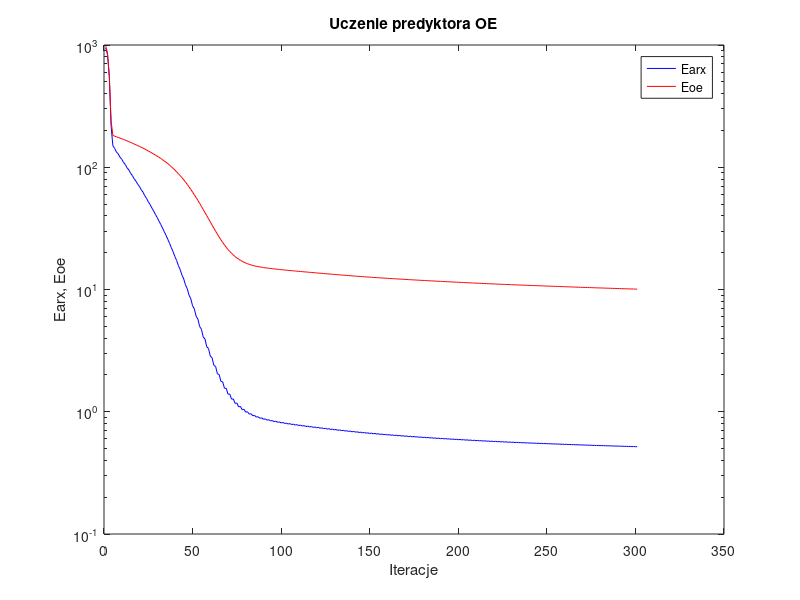
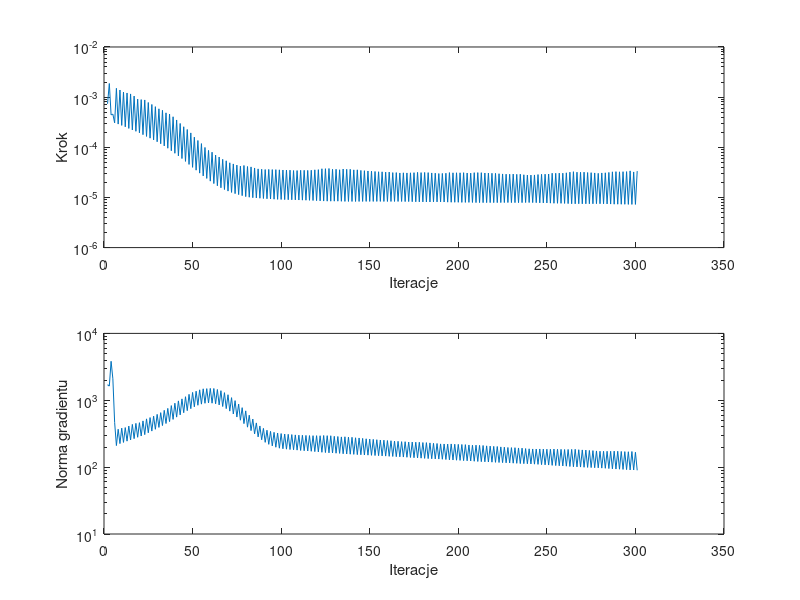

MATLAB code to generate these figures, in order:
%uczenie predyktora oe
clear all;
n=0; farx(n+1)=9.472898e+002; foe(n+1)=9.797752e+002; wspucz(n+1)=0.000000e+000; ng(n+1)=0.000000e+000;
n=1; farx(n+1)=8.321479e+002; foe(n+1)=8.517083e+002; krok(n+1)=7.365069e-004; ng(n+1)=1.709755e+003;
n=2; farx(n+1)=5.505755e+002; foe(n+1)=5.547231e+002; krok(n+1)=1.870456e-003; ng(n+1)=1.629298e+003;
n=3; farx(n+1)=2.179086e+002; foe(n+1)=2.402053e+002; krok(n+1)=4.437427e-004; ng(n+1)=3.826134e+003;
n=4; farx(n+1)=1.499378e+002; foe(n+1)=1.822258e+002; krok(n+1)=4.576195e-004; ng(n+1)=2.094893e+003;
n=5; farx(n+1)=1.428241e+002; foe(n+1)=1.795688e+002; krok(n+1)=3.072763e-004; ng(n+1)=4.669851e+002;
n=6; farx(n+1)=1.331458e+002; foe(n+1)=1.774274e+002; krok(n+1)=1.499941e-003; ng(n+1)=2.100696e+002;
n=7; farx(n+1)=1.287748e+002; foe(n+1)=1.752940e+002; krok(n+1)=2.902986e-004; ng(n+1)=3.688172e+002;
n=8; farx(n+1)=1.210828e+002; foe(n+1)=1.731495e+002; krok(n+1)=1.387045e-003; ng(n+1)=2.248994e+002;
n=9; farx(n+1)=1.164303e+002; foe(n+1)=1.709629e+002; krok(n+1)=2.732662e-004; ng(n+1)=3.828384e+002;
n=10; farx(n+1)=1.095166e+002; foe(n+1)=1.687974e+002; krok(n+1)=1.259664e-003; ng(n+1)=2.342986e+002;
n=11; farx(n+1)=1.054262e+002; foe(n+1)=1.666357e+002; krok(n+1)=2.559644e-004; ng(n+1)=3.902671e+002;
n=12; farx(n+1)=9.907343e+001; foe(n+1)=1.643794e+002; krok(n+1)=1.210454e-003; ng(n+1)=2.447768e+002;
n=13; farx(n+1)=9.520019e+001; foe(n+1)=1.621215e+002; krok(n+1)=2.379126e-004; ng(n+1)=4.114178e+002;
n=14; farx(n+1)=8.929657e+001; foe(n+1)=1.597708e+002; krok(n+1)=1.158294e-003; ng(n+1)=2.548584e+002;
n=15; farx(n+1)=8.566893e+001; foe(n+1)=1.574255e+002; krok(n+1)=2.215284e-004; ng(n+1)=4.355120e+002;
n=16; farx(n+1)=8.048677e+001; foe(n+1)=1.550767e+002; krok(n+1)=1.050435e-003; ng(n+1)=2.666237e+002;
n=17; farx(n+1)=7.712102e+001; foe(n+1)=1.527471e+002; krok(n+1)=2.084136e-004; ng(n+1)=4.514688e+002;
n=18; farx(n+1)=7.276751e+001; foe(n+1)=1.504960e+002; krok(n+1)=9.152390e-004; ng(n+1)=2.796582e+002;
n=19; farx(n+1)=6.968830e+001; foe(n+1)=1.482397e+002; krok(n+1)=1.944840e-004; ng(n+1)=4.621339e+002;
n=20; farx(n+1)=6.551991e+001; foe(n+1)=1.458623e+002; krok(n+1)=8.931057e-004; ng(n+1)=2.921543e+002;
n=21; farx(n+1)=6.259206e+001; foe(n+1)=1.435002e+002; krok(n+1)=1.784716e-004; ng(n+1)=4.914101e+002;
n=22; farx(n+1)=5.853378e+001; foe(n+1)=1.409457e+002; krok(n+1)=8.790130e-004; ng(n+1)=3.062438e+002;
n=23; farx(n+1)=5.572396e+001; foe(n+1)=1.384555e+002; krok(n+1)=1.646626e-004; ng(n+1)=5.269887e+002;
n=24; farx(n+1)=5.221177e+001; foe(n+1)=1.359553e+002; krok(n+1)=7.821151e-004; ng(n+1)=3.262686e+002;
n=25; farx(n+1)=4.958960e+001; foe(n+1)=1.334727e+002; krok(n+1)=1.520709e-004; ng(n+1)=5.509784e+002;
n=26; farx(n+1)=4.642518e+001; foe(n+1)=1.309128e+002; krok(n+1)=7.138862e-004; ng(n+1)=3.459779e+002;
n=27; farx(n+1)=4.396544e+001; foe(n+1)=1.284315e+002; krok(n+1)=1.405774e-004; ng(n+1)=5.789505e+002;
n=28; farx(n+1)=4.116985e+001; foe(n+1)=1.258745e+002; krok(n+1)=6.459813e-004; ng(n+1)=3.681578e+002;
n=29; farx(n+1)=3.883899e+001; foe(n+1)=1.233374e+002; krok(n+1)=1.289459e-004; ng(n+1)=6.152661e+002;
n=30; farx(n+1)=3.634323e+001; foe(n+1)=1.207270e+002; krok(n+1)=5.849309e-004; ng(n+1)=3.927120e+002;
n=31; farx(n+1)=3.415270e+001; foe(n+1)=1.181526e+002; krok(n+1)=1.176687e-004; ng(n+1)=6.528944e+002;
n=32; farx(n+1)=3.184907e+001; foe(n+1)=1.154177e+002; krok(n+1)=5.465324e-004; ng(n+1)=4.186063e+002;
n=33; farx(n+1)=2.975043e+001; foe(n+1)=1.127010e+002; krok(n+1)=1.065485e-004; ng(n+1)=7.072850e+002;
n=34; farx(n+1)=2.773382e+001; foe(n+1)=1.099028e+002; krok(n+1)=4.863026e-004; ng(n+1)=4.490476e+002;
n=35; farx(n+1)=2.577931e+001; foe(n+1)=1.071336e+002; krok(n+1)=9.579321e-005; ng(n+1)=7.558979e+002;
n=36; farx(n+1)=2.387587e+001; foe(n+1)=1.040910e+002; krok(n+1)=4.604034e-004; ng(n+1)=4.794891e+002;
n=37; farx(n+1)=2.200763e+001; foe(n+1)=1.011139e+002; krok(n+1)=8.528034e-005; ng(n+1)=8.322834e+002;
n=38; farx(n+1)=2.036669e+001; foe(n+1)=9.797568e+001; krok(n+1)=4.060559e-004; ng(n+1)=5.174101e+002;
n=39; farx(n+1)=1.862919e+001; foe(n+1)=9.489878e+001; krok(n+1)=7.598256e-005; ng(n+1)=9.037385e+002;
n=40; farx(n+1)=1.726584e+001; foe(n+1)=9.171950e+001; krok(n+1)=3.505202e-004; ng(n+1)=5.597495e+002;
n=41; farx(n+1)=1.566771e+001; foe(n+1)=8.856909e+001; krok(n+1)=6.738910e-005; ng(n+1)=9.786058e+002;
n=42; farx(n+1)=1.455169e+001; foe(n+1)=8.534377e+001; krok(n+1)=2.986037e-004; ng(n+1)=6.047696e+002;
n=43; farx(n+1)=1.311044e+001; foe(n+1)=8.219404e+001; krok(n+1)=5.966581e-005; ng(n+1)=1.049343e+003;
n=44; farx(n+1)=1.220210e+001; foe(n+1)=7.893342e+001; krok(n+1)=2.566675e-004; ng(n+1)=6.515217e+002;
n=45; farx(n+1)=1.090580e+001; foe(n+1)=7.575834e+001; krok(n+1)=5.234435e-005; ng(n+1)=1.129751e+003;
n=46; farx(n+1)=1.015217e+001; foe(n+1)=7.242843e+001; krok(n+1)=2.263251e-004; ng(n+1)=6.994765e+002;
n=47; farx(n+1)=8.982558e+000; foe(n+1)=6.917738e+001; krok(n+1)=4.554340e-005; ng(n+1)=1.226503e+003;
n=48; farx(n+1)=8.389788e+000; foe(n+1)=6.586847e+001; krok(n+1)=1.935115e-004; ng(n+1)=7.489138e+002;
n=49; farx(n+1)=7.361214e+000; foe(n+1)=6.267117e+001; krok(n+1)=3.980988e-005; ng(n+1)=1.310094e+003;
n=50; farx(n+1)=6.928828e+000; foe(n+1)=5.951656e+001; krok(n+1)=1.592886e-004; ng(n+1)=7.986930e+002;
n=51; farx(n+1)=6.052413e+000; foe(n+1)=5.652523e+001; krok(n+1)=3.498787e-005; ng(n+1)=1.366653e+003;
n=52; farx(n+1)=5.730146e+000; foe(n+1)=5.351311e+001; krok(n+1)=1.366331e-004; ng(n+1)=8.416273e+002;
n=53; farx(n+1)=4.976271e+000; foe(n+1)=5.066012e+001; krok(n+1)=3.055278e-005; ng(n+1)=1.433196e+003;
n=54; farx(n+1)=4.735561e+000; foe(n+1)=4.780260e+001; krok(n+1)=1.185248e-004; ng(n+1)=8.751822e+002;
n=55; farx(n+1)=4.093238e+000; foe(n+1)=4.514126e+001; krok(n+1)=2.689352e-005; ng(n+1)=1.483292e+003;
n=56; farx(n+1)=3.933166e+000; foe(n+1)=4.257306e+001; krok(n+1)=9.926586e-005; ng(n+1)=9.012355e+002;
n=57; farx(n+1)=3.400143e+000; foe(n+1)=4.021025e+001; krok(n+1)=2.395025e-005; ng(n+1)=1.492583e+003;
n=58; farx(n+1)=3.294663e+000; foe(n+1)=3.791998e+001; krok(n+1)=8.669030e-005; ng(n+1)=9.128307e+002;
n=59; farx(n+1)=2.849183e+000; foe(n+1)=3.578822e+001; krok(n+1)=2.114892e-005; ng(n+1)=1.503937e+003;
n=60; farx(n+1)=2.768221e+000; foe(n+1)=3.367932e+001; krok(n+1)=7.980756e-005; ng(n+1)=9.041914e+002;
n=61; farx(n+1)=2.395582e+000; foe(n+1)=3.178029e+001; krok(n+1)=1.890200e-005; ng(n+1)=1.499447e+003;
n=62; farx(n+1)=2.348166e+000; foe(n+1)=2.999007e+001; krok(n+1)=6.990770e-005; ng(n+1)=8.864786e+002;
n=63; farx(n+1)=2.045501e+000; foe(n+1)=2.838628e+001; krok(n+1)=1.709205e-005; ng(n+1)=1.448989e+003;
n=64; farx(n+1)=2.016585e+000; foe(n+1)=2.685849e+001; krok(n+1)=6.401041e-005; ng(n+1)=8.518233e+002;
n=65; farx(n+1)=1.768726e+000; foe(n+1)=2.550387e+001; krok(n+1)=1.558595e-005; ng(n+1)=1.390880e+003;
n=66; farx(n+1)=1.755871e+000; foe(n+1)=2.425629e+001; krok(n+1)=5.755042e-005; ng(n+1)=8.064959e+002;
n=67; farx(n+1)=1.557185e+000; foe(n+1)=2.316107e+001; krok(n+1)=1.438760e-005; ng(n+1)=1.299819e+003;
n=68; farx(n+1)=1.553418e+000; foe(n+1)=2.214615e+001; krok(n+1)=5.378705e-005; ng(n+1)=7.499826e+002;
n=69; farx(n+1)=1.391999e+000; foe(n+1)=2.125474e+001; krok(n+1)=1.338477e-005; ng(n+1)=1.209777e+003;
n=70; farx(n+1)=1.395563e+000; foe(n+1)=2.046200e+001; krok(n+1)=4.907344e-005; ng(n+1)=6.879455e+002;
n=71; farx(n+1)=1.267539e+000; foe(n+1)=1.977036e+001; krok(n+1)=1.259797e-005; ng(n+1)=1.094342e+003;
n=72; farx(n+1)=1.273981e+000; foe(n+1)=1.914541e+001; krok(n+1)=4.657599e-005; ng(n+1)=6.243291e+002;
n=73; farx(n+1)=1.171091e+000; foe(n+1)=1.860421e+001; krok(n+1)=1.191521e-005; ng(n+1)=9.872338e+002;
n=74; farx(n+1)=1.179197e+000; foe(n+1)=1.812081e+001; krok(n+1)=4.418089e-005; ng(n+1)=5.614069e+002;
n=75; farx(n+1)=1.096763e+000; foe(n+1)=1.770549e+001; krok(n+1)=1.138543e-005; ng(n+1)=8.772577e+002;
n=76; farx(n+1)=1.105879e+000; foe(n+1)=1.733709e+001; krok(n+1)=4.219311e-005; ng(n+1)=5.035509e+002;
n=77; farx(n+1)=1.039750e+000; foe(n+1)=1.701810e+001; krok(n+1)=1.085468e-005; ng(n+1)=7.749925e+002;
n=78; farx(n+1)=1.047852e+000; foe(n+1)=1.672461e+001; krok(n+1)=4.334515e-005; ng(n+1)=4.472714e+002;
n=79; farx(n+1)=9.926587e-001; foe(n+1)=1.646811e+001; krok(n+1)=1.038706e-005; ng(n+1)=6.943056e+002;
n=80; farx(n+1)=1.000629e+000; foe(n+1)=1.624693e+001; krok(n+1)=4.138280e-005; ng(n+1)=3.960989e+002;
n=81; farx(n+1)=9.562552e-001; foe(n+1)=1.605501e+001; krok(n+1)=1.010485e-005; ng(n+1)=5.979493e+002;
n=82; farx(n+1)=9.637877e-001; foe(n+1)=1.588414e+001; krok(n+1)=4.063871e-005; ng(n+1)=3.517107e+002;
n=83; farx(n+1)=9.268831e-001; foe(n+1)=1.573467e+001; krok(n+1)=9.884595e-006; ng(n+1)=5.235270e+002;
n=84; farx(n+1)=9.342996e-001; foe(n+1)=1.560374e+001; krok(n+1)=3.868786e-005; ng(n+1)=3.146056e+002;
n=85; farx(n+1)=9.034846e-001; foe(n+1)=1.548777e+001; krok(n+1)=9.766516e-006; ng(n+1)=4.584346e+002;
n=86; farx(n+1)=9.107869e-001; foe(n+1)=1.538450e+001; krok(n+1)=3.709122e-005; ng(n+1)=2.834142e+002;
n=87; farx(n+1)=8.844234e-001; foe(n+1)=1.529096e+001; krok(n+1)=9.645404e-006; ng(n+1)=4.125310e+002;
n=88; farx(n+1)=8.914265e-001; foe(n+1)=1.520512e+001; krok(n+1)=3.650218e-005; ng(n+1)=2.564535e+002;
n=89; farx(n+1)=8.681855e-001; foe(n+1)=1.512617e+001; krok(n+1)=9.530562e-006; ng(n+1)=3.800663e+002;
n=90; farx(n+1)=8.749952e-001; foe(n+1)=1.505274e+001; krok(n+1)=3.598915e-005; ng(n+1)=2.348550e+002;
n=91; farx(n+1)=8.541481e-001; foe(n+1)=1.498408e+001; krok(n+1)=9.410994e-006; ng(n+1)=3.565944e+002;
n=92; farx(n+1)=8.607412e-001; foe(n+1)=1.491846e+001; krok(n+1)=3.620311e-005; ng(n+1)=2.191919e+002;
n=93; farx(n+1)=8.415414e-001; foe(n+1)=1.485642e+001; krok(n+1)=9.309975e-006; ng(n+1)=3.426453e+002;
n=94; farx(n+1)=8.480838e-001; foe(n+1)=1.479716e+001; krok(n+1)=3.592136e-005; ng(n+1)=2.077638e+002;
n=95; farx(n+1)=8.302398e-001; foe(n+1)=1.474028e+001; krok(n+1)=9.225986e-006; ng(n+1)=3.315209e+002;
n=96; farx(n+1)=8.367224e-001; foe(n+1)=1.468532e+001; krok(n+1)=3.583315e-005; ng(n+1)=1.984913e+002;
n=97; farx(n+1)=8.199101e-001; foe(n+1)=1.463211e+001; krok(n+1)=9.155646e-006; ng(n+1)=3.238448e+002;
n=98; farx(n+1)=8.263550e-001; foe(n+1)=1.458048e+001; krok(n+1)=3.553324e-005; ng(n+1)=1.919645e+002;
n=99; farx(n+1)=8.104070e-001; foe(n+1)=1.453030e+001; krok(n+1)=9.107769e-006; ng(n+1)=3.176382e+002;
n=100; farx(n+1)=8.168539e-001; foe(n+1)=1.448133e+001; krok(n+1)=3.521996e-005; ng(n+1)=1.882875e+002;
n=101; farx(n+1)=8.016028e-001; foe(n+1)=1.443340e+001; krok(n+1)=9.054721e-006; ng(n+1)=3.128575e+002;
n=102; farx(n+1)=8.080298e-001; foe(n+1)=1.438626e+001; krok(n+1)=3.514435e-005; ng(n+1)=1.856788e+002;
n=103; farx(n+1)=7.933209e-001; foe(n+1)=1.433994e+001; krok(n+1)=9.003600e-006; ng(n+1)=3.095346e+002;
n=104; farx(n+1)=7.997257e-001; foe(n+1)=1.429437e+001; krok(n+1)=3.498787e-005; ng(n+1)=1.833895e+002;
n=105; farx(n+1)=7.854666e-001; foe(n+1)=1.424946e+001; krok(n+1)=8.980339e-006; ng(n+1)=3.067376e+002;
n=106; farx(n+1)=7.918926e-001; foe(n+1)=1.420577e+001; krok(n+1)=3.440034e-005; ng(n+1)=1.817022e+002;
n=107; farx(n+1)=7.781188e-001; foe(n+1)=1.416230e+001; krok(n+1)=8.938206e-006; ng(n+1)=3.033455e+002;
n=108; farx(n+1)=7.844455e-001; foe(n+1)=1.411940e+001; krok(n+1)=3.437390e-005; ng(n+1)=1.796195e+002;
n=109; farx(n+1)=7.710932e-001; foe(n+1)=1.407711e+001; krok(n+1)=8.887598e-006; ng(n+1)=3.005578e+002;
n=110; farx(n+1)=7.773538e-001; foe(n+1)=1.403470e+001; krok(n+1)=3.476335e-005; ng(n+1)=1.775567e+002;
n=111; farx(n+1)=7.642623e-001; foe(n+1)=1.399293e+001; krok(n+1)=8.833238e-006; ng(n+1)=2.997231e+002;
n=112; farx(n+1)=7.704655e-001; foe(n+1)=1.395133e+001; krok(n+1)=3.476335e-005; ng(n+1)=1.758397e+002;
n=113; farx(n+1)=7.576612e-001; foe(n+1)=1.391036e+001; krok(n+1)=8.804989e-006; ng(n+1)=2.979563e+002;
n=114; farx(n+1)=7.638445e-001; foe(n+1)=1.386984e+001; krok(n+1)=3.459210e-005; ng(n+1)=1.744227e+002;
n=115; farx(n+1)=7.513333e-001; foe(n+1)=1.382960e+001; krok(n+1)=8.756691e-006; ng(n+1)=2.963706e+002;
n=116; farx(n+1)=7.574380e-001; foe(n+1)=1.378952e+001; krok(n+1)=3.487580e-005; ng(n+1)=1.726362e+002;
n=117; farx(n+1)=7.451824e-001; foe(n+1)=1.374978e+001; krok(n+1)=8.690837e-006; ng(n+1)=2.954541e+002;
n=118; farx(n+1)=7.511954e-001; foe(n+1)=1.370979e+001; krok(n+1)=3.553324e-005; ng(n+1)=1.706519e+002;
n=119; farx(n+1)=7.391102e-001; foe(n+1)=1.367025e+001; krok(n+1)=8.632369e-006; ng(n+1)=2.955024e+002;
n=120; farx(n+1)=7.450641e-001; foe(n+1)=1.363077e+001; krok(n+1)=3.583315e-005; ng(n+1)=1.690055e+002;
n=121; farx(n+1)=7.332222e-001; foe(n+1)=1.359161e+001; krok(n+1)=8.546025e-006; ng(n+1)=2.948661e+002;
n=122; farx(n+1)=7.390803e-001; foe(n+1)=1.355155e+001; krok(n+1)=3.731275e-005; ng(n+1)=1.667479e+002;
n=123; farx(n+1)=7.272694e-001; foe(n+1)=1.351189e+001; krok(n+1)=8.470861e-006; ng(n+1)=2.972098e+002;
n=124; farx(n+1)=7.330412e-001; foe(n+1)=1.347242e+001; krok(n+1)=3.742939e-005; ng(n+1)=1.652155e+002;
n=125; farx(n+1)=7.214706e-001; foe(n+1)=1.343340e+001; krok(n+1)=8.431791e-006; ng(n+1)=2.954944e+002;
n=126; farx(n+1)=7.271741e-001; foe(n+1)=1.339444e+001; krok(n+1)=3.773212e-005; ng(n+1)=1.636635e+002;
n=127; farx(n+1)=7.157456e-001; foe(n+1)=1.335581e+001; krok(n+1)=8.423638e-006; ng(n+1)=2.946145e+002;
n=128; farx(n+1)=7.213668e-001; foe(n+1)=1.331852e+001; krok(n+1)=3.643108e-005; ng(n+1)=1.628669e+002;
n=129; farx(n+1)=7.103594e-001; foe(n+1)=1.328162e+001; krok(n+1)=8.429495e-006; ng(n+1)=2.888510e+002;
n=130; farx(n+1)=7.159019e-001; foe(n+1)=1.324498e+001; krok(n+1)=3.643108e-005; ng(n+1)=1.614864e+002;
n=131; farx(n+1)=7.050815e-001; foe(n+1)=1.320870e+001; krok(n+1)=8.423638e-006; ng(n+1)=2.869847e+002;
n=132; farx(n+1)=7.105601e-001; foe(n+1)=1.317334e+001; krok(n+1)=3.565361e-005; ng(n+1)=1.605611e+002;
n=133; farx(n+1)=7.000865e-001; foe(n+1)=1.313820e+001; krok(n+1)=8.379583e-006; ng(n+1)=2.831236e+002;
n=134; farx(n+1)=7.054671e-001; foe(n+1)=1.310245e+001; krok(n+1)=3.686149e-005; ng(n+1)=1.585515e+002;
n=135; farx(n+1)=6.950306e-001; foe(n+1)=1.306708e+001; krok(n+1)=8.334046e-006; ng(n+1)=2.843770e+002;
n=136; farx(n+1)=7.003299e-001; foe(n+1)=1.303229e+001; krok(n+1)=3.639457e-005; ng(n+1)=1.574169e+002;
n=137; farx(n+1)=6.901600e-001; foe(n+1)=1.299787e+001; krok(n+1)=8.318815e-006; ng(n+1)=2.811263e+002;
n=138; farx(n+1)=6.953828e-001; foe(n+1)=1.296365e+001; krok(n+1)=3.643108e-005; ng(n+1)=1.560728e+002;
n=139; farx(n+1)=6.853720e-001; foe(n+1)=1.292978e+001; krok(n+1)=8.316918e-006; ng(n+1)=2.793795e+002;
n=140; farx(n+1)=6.905197e-001; foe(n+1)=1.289684e+001; krok(n+1)=3.546212e-005; ng(n+1)=1.552466e+002;
n=141; farx(n+1)=6.808270e-001; foe(n+1)=1.286420e+001; krok(n+1)=8.311102e-006; ng(n+1)=2.748773e+002;
n=142; farx(n+1)=6.858813e-001; foe(n+1)=1.283167e+001; krok(n+1)=3.555039e-005; ng(n+1)=1.538595e+002;
n=143; farx(n+1)=6.763393e-001; foe(n+1)=1.279960e+001; krok(n+1)=8.316918e-006; ng(n+1)=2.729941e+002;
n=144; farx(n+1)=6.813410e-001; foe(n+1)=1.276837e+001; krok(n+1)=3.459210e-005; ng(n+1)=1.531544e+002;
n=145; farx(n+1)=6.720723e-001; foe(n+1)=1.273736e+001; krok(n+1)=8.318815e-006; ng(n+1)=2.689573e+002;
n=146; farx(n+1)=6.769577e-001; foe(n+1)=1.270673e+001; krok(n+1)=3.418410e-005; ng(n+1)=1.519853e+002;
n=147; farx(n+1)=6.679216e-001; foe(n+1)=1.267668e+001; krok(n+1)=8.334046e-006; ng(n+1)=2.653193e+002;
n=148; farx(n+1)=6.727661e-001; foe(n+1)=1.264699e+001; krok(n+1)=3.371798e-005; ng(n+1)=1.511218e+002;
n=149; farx(n+1)=6.639124e-001; foe(n+1)=1.261758e+001; krok(n+1)=8.329312e-006; ng(n+1)=2.628751e+002;
n=150; farx(n+1)=6.686843e-001; foe(n+1)=1.258861e+001; krok(n+1)=3.333618e-005; ng(n+1)=1.501235e+002;
n=151; farx(n+1)=6.600234e-001; foe(n+1)=1.255992e+001; krok(n+1)=8.329312e-006; ng(n+1)=2.600999e+002;
n=152; farx(n+1)=6.647176e-001; foe(n+1)=1.253163e+001; krok(n+1)=3.291660e-005; ng(n+1)=1.491467e+002;
n=153; farx(n+1)=6.562520e-001; foe(n+1)=1.250369e+001; krok(n+1)=8.334046e-006; ng(n+1)=2.571372e+002;
n=154; farx(n+1)=6.608792e-001; foe(n+1)=1.247610e+001; krok(n+1)=3.251699e-005; ng(n+1)=1.482146e+002;
n=155; farx(n+1)=6.525965e-001; foe(n+1)=1.244883e+001; krok(n+1)=8.334046e-006; ng(n+1)=2.544291e+002;
n=156; farx(n+1)=6.571917e-001; foe(n+1)=1.242186e+001; krok(n+1)=3.242569e-005; ng(n+1)=1.472490e+002;
n=157; farx(n+1)=6.490252e-001; foe(n+1)=1.239493e+001; krok(n+1)=8.316918e-006; ng(n+1)=2.532103e+002;
n=158; farx(n+1)=6.535275e-001; foe(n+1)=1.236855e+001; krok(n+1)=3.195675e-005; ng(n+1)=1.462864e+002;
n=159; farx(n+1)=6.455790e-001; foe(n+1)=1.234241e+001; krok(n+1)=8.311102e-006; ng(n+1)=2.498328e+002;
n=160; farx(n+1)=6.500098e-001; foe(n+1)=1.231635e+001; krok(n+1)=3.204087e-005; ng(n+1)=1.450940e+002;
n=161; farx(n+1)=6.421674e-001; foe(n+1)=1.229059e+001; krok(n+1)=8.316918e-006; ng(n+1)=2.483403e+002;
n=162; farx(n+1)=6.465394e-001; foe(n+1)=1.226541e+001; krok(n+1)=3.126325e-005; ng(n+1)=1.444688e+002;
n=163; farx(n+1)=6.389113e-001; foe(n+1)=1.224046e+001; krok(n+1)=8.318815e-006; ng(n+1)=2.447921e+002;
n=164; farx(n+1)=6.432205e-001; foe(n+1)=1.221562e+001; krok(n+1)=3.128738e-005; ng(n+1)=1.433673e+002;
n=165; farx(n+1)=6.357008e-001; foe(n+1)=1.219104e+001; krok(n+1)=8.316918e-006; ng(n+1)=2.433047e+002;
n=166; farx(n+1)=6.399514e-001; foe(n+1)=1.216688e+001; krok(n+1)=3.076914e-005; ng(n+1)=1.426197e+002;
n=167; farx(n+1)=6.326111e-001; foe(n+1)=1.214294e+001; krok(n+1)=8.311102e-006; ng(n+1)=2.404566e+002;
n=168; farx(n+1)=6.368270e-001; foe(n+1)=1.211910e+001; krok(n+1)=3.098519e-005; ng(n+1)=1.415335e+002;
n=169; farx(n+1)=6.295684e-001; foe(n+1)=1.209530e+001; krok(n+1)=8.272636e-006; ng(n+1)=2.400200e+002;
n=170; farx(n+1)=6.336813e-001; foe(n+1)=1.207173e+001; krok(n+1)=3.079431e-005; ng(n+1)=1.404177e+002;
n=171; farx(n+1)=6.265924e-001; foe(n+1)=1.204856e+001; krok(n+1)=8.274713e-006; ng(n+1)=2.371459e+002;
n=172; farx(n+1)=6.306941e-001; foe(n+1)=1.202540e+001; krok(n+1)=3.098519e-005; ng(n+1)=1.394676e+002;
n=173; farx(n+1)=6.236728e-001; foe(n+1)=1.200229e+001; krok(n+1)=8.226685e-006; ng(n+1)=2.370927e+002;
n=174; farx(n+1)=6.277093e-001; foe(n+1)=1.197931e+001; krok(n+1)=3.117913e-005; ng(n+1)=1.382909e+002;
n=175; farx(n+1)=6.208025e-001; foe(n+1)=1.195648e+001; krok(n+1)=8.186754e-006; ng(n+1)=2.359383e+002;
n=176; farx(n+1)=6.247823e-001; foe(n+1)=1.193358e+001; krok(n+1)=3.160789e-005; ng(n+1)=1.370178e+002;
n=177; farx(n+1)=6.179394e-001; foe(n+1)=1.191088e+001; krok(n+1)=8.164371e-006; ng(n+1)=2.355228e+002;
n=178; farx(n+1)=6.218586e-001; foe(n+1)=1.188847e+001; krok(n+1)=3.126926e-005; ng(n+1)=1.361805e+002;
n=179; farx(n+1)=6.151651e-001; foe(n+1)=1.186630e+001; krok(n+1)=8.155065e-006; ng(n+1)=2.330879e+002;
n=180; farx(n+1)=6.190491e-001; foe(n+1)=1.184418e+001; krok(n+1)=3.145966e-005; ng(n+1)=1.351524e+002;
n=181; farx(n+1)=6.124285e-001; foe(n+1)=1.182217e+001; krok(n+1)=8.128882e-006; ng(n+1)=2.324983e+002;
n=182; farx(n+1)=6.162478e-001; foe(n+1)=1.180043e+001; krok(n+1)=3.126325e-005; ng(n+1)=1.342256e+002;
n=183; farx(n+1)=6.097538e-001; foe(n+1)=1.177888e+001; krok(n+1)=8.128882e-006; ng(n+1)=2.303203e+002;
n=184; farx(n+1)=6.134940e-001; foe(n+1)=1.175759e+001; krok(n+1)=3.079431e-005; ng(n+1)=1.334047e+002;
n=185; farx(n+1)=6.071523e-001; foe(n+1)=1.173668e+001; krok(n+1)=8.153596e-006; ng(n+1)=2.271668e+002;
n=186; farx(n+1)=6.108726e-001; foe(n+1)=1.171599e+001; krok(n+1)=3.047298e-005; ng(n+1)=1.327757e+002;
n=187; farx(n+1)=6.046252e-001; foe(n+1)=1.169540e+001; krok(n+1)=8.151193e-006; ng(n+1)=2.256487e+002;
n=188; farx(n+1)=6.082750e-001; foe(n+1)=1.167518e+001; krok(n+1)=2.995233e-005; ng(n+1)=1.320529e+002;
n=189; farx(n+1)=6.021884e-001; foe(n+1)=1.165521e+001; krok(n+1)=8.155065e-006; ng(n+1)=2.225522e+002;
n=190; farx(n+1)=6.058070e-001; foe(n+1)=1.163524e+001; krok(n+1)=3.012115e-005; ng(n+1)=1.310988e+002;
n=191; farx(n+1)=5.997946e-001; foe(n+1)=1.161541e+001; krok(n+1)=8.114575e-006; ng(n+1)=2.219889e+002;
n=192; farx(n+1)=6.033626e-001; foe(n+1)=1.159556e+001; krok(n+1)=3.039896e-005; ng(n+1)=1.299925e+002;
n=193; farx(n+1)=5.974424e-001; foe(n+1)=1.157590e+001; krok(n+1)=8.058704e-006; ng(n+1)=2.212431e+002;
n=194; farx(n+1)=6.009749e-001; foe(n+1)=1.155591e+001; krok(n+1)=3.128738e-005; ng(n+1)=1.286095e+002;
n=195; farx(n+1)=5.950572e-001; foe(n+1)=1.153611e+001; krok(n+1)=8.020860e-006; ng(n+1)=2.222308e+002;
n=196; farx(n+1)=5.985409e-001; foe(n+1)=1.151654e+001; krok(n+1)=3.098353e-005; ng(n+1)=1.278468e+002;
n=197; farx(n+1)=5.927426e-001; foe(n+1)=1.149716e+001; krok(n+1)=8.012023e-006; ng(n+1)=2.201129e+002;
n=198; farx(n+1)=5.961836e-001; foe(n+1)=1.147784e+001; krok(n+1)=3.104372e-005; ng(n+1)=1.269157e+002;
n=199; farx(n+1)=5.904618e-001; foe(n+1)=1.145870e+001; krok(n+1)=8.001301e-006; ng(n+1)=2.189745e+002;
n=200; farx(n+1)=5.938812e-001; foe(n+1)=1.143977e+001; krok(n+1)=3.098519e-005; ng(n+1)=1.261533e+002;
n=201; farx(n+1)=5.882397e-001; foe(n+1)=1.142083e+001; krok(n+1)=7.969908e-006; ng(n+1)=2.180403e+002;
n=202; farx(n+1)=5.916074e-001; foe(n+1)=1.140204e+001; krok(n+1)=3.117913e-005; ng(n+1)=1.251154e+002;
n=203; farx(n+1)=5.860340e-001; foe(n+1)=1.138331e+001; krok(n+1)=7.964158e-006; ng(n+1)=2.169782e+002;
n=204; farx(n+1)=5.893488e-001; foe(n+1)=1.136497e+001; krok(n+1)=3.070301e-005; ng(n+1)=1.244496e+002;
n=205; farx(n+1)=5.839006e-001; foe(n+1)=1.134674e+001; krok(n+1)=7.969908e-006; ng(n+1)=2.143710e+002;
n=206; farx(n+1)=5.871689e-001; foe(n+1)=1.132872e+001; krok(n+1)=3.053033e-005; ng(n+1)=1.236547e+002;
n=207; farx(n+1)=5.818317e-001; foe(n+1)=1.131082e+001; krok(n+1)=7.940086e-006; ng(n+1)=2.125932e+002;
n=208; farx(n+1)=5.850704e-001; foe(n+1)=1.129278e+001; krok(n+1)=3.117913e-005; ng(n+1)=1.224888e+002;
n=209; farx(n+1)=5.797600e-001; foe(n+1)=1.127484e+001; krok(n+1)=7.895680e-006; ng(n+1)=2.130303e+002;
n=210; farx(n+1)=5.829500e-001; foe(n+1)=1.125697e+001; krok(n+1)=3.126926e-005; ng(n+1)=1.215402e+002;
n=211; farx(n+1)=5.777150e-001; foe(n+1)=1.123928e+001; krok(n+1)=7.886739e-006; ng(n+1)=2.117517e+002;
n=212; farx(n+1)=5.808771e-001; foe(n+1)=1.122174e+001; krok(n+1)=3.117913e-005; ng(n+1)=1.207921e+002;
n=213; farx(n+1)=5.757083e-001; foe(n+1)=1.120428e+001; krok(n+1)=7.884010e-006; ng(n+1)=2.105803e+002;
n=214; farx(n+1)=5.788222e-001; foe(n+1)=1.118717e+001; krok(n+1)=3.070301e-005; ng(n+1)=1.201619e+002;
n=215; farx(n+1)=5.737692e-001; foe(n+1)=1.117016e+001; krok(n+1)=7.886739e-006; ng(n+1)=2.080791e+002;
n=216; farx(n+1)=5.768338e-001; foe(n+1)=1.115330e+001; krok(n+1)=3.056252e-005; ng(n+1)=1.193545e+002;
n=217; farx(n+1)=5.718688e-001; foe(n+1)=1.113661e+001; krok(n+1)=7.886739e-006; ng(n+1)=2.062756e+002;
n=218; farx(n+1)=5.748935e-001; foe(n+1)=1.112007e+001; krok(n+1)=3.034095e-005; ng(n+1)=1.186444e+002;
n=219; farx(n+1)=5.700131e-001; foe(n+1)=1.110369e+001; krok(n+1)=7.886739e-006; ng(n+1)=2.045279e+002;
n=220; farx(n+1)=5.730117e-001; foe(n+1)=1.108746e+001; krok(n+1)=3.023762e-005; ng(n+1)=1.179470e+002;
n=221; farx(n+1)=5.681928e-001; foe(n+1)=1.107129e+001; krok(n+1)=7.884010e-006; ng(n+1)=2.033795e+002;
n=222; farx(n+1)=5.711371e-001; foe(n+1)=1.105542e+001; krok(n+1)=2.973907e-005; ng(n+1)=1.173321e+002;
n=223; farx(n+1)=5.664280e-001; foe(n+1)=1.103971e+001; krok(n+1)=7.902407e-006; ng(n+1)=2.006776e+002;
n=224; farx(n+1)=5.693329e-001; foe(n+1)=1.102417e+001; krok(n+1)=2.941717e-005; ng(n+1)=1.167081e+002;
n=225; farx(n+1)=5.647093e-001; foe(n+1)=1.100880e+001; krok(n+1)=7.909320e-006; ng(n+1)=1.987305e+002;
n=226; farx(n+1)=5.675687e-001; foe(n+1)=1.099356e+001; krok(n+1)=2.907853e-005; ng(n+1)=1.160706e+002;
n=227; farx(n+1)=5.630359e-001; foe(n+1)=1.097853e+001; krok(n+1)=7.918261e-006; ng(n+1)=1.965928e+002;
n=228; farx(n+1)=5.658772e-001; foe(n+1)=1.096357e+001; krok(n+1)=2.902993e-005; ng(n+1)=1.154206e+002;
n=229; farx(n+1)=5.614001e-001; foe(n+1)=1.094869e+001; krok(n+1)=7.895680e-006; ng(n+1)=1.957729e+002;
n=230; farx(n+1)=5.642179e-001; foe(n+1)=1.093388e+001; krok(n+1)=2.921834e-005; ng(n+1)=1.146093e+002;
n=231; farx(n+1)=5.597767e-001; foe(n+1)=1.091910e+001; krok(n+1)=7.884010e-006; ng(n+1)=1.953142e+002;
n=232; farx(n+1)=5.625581e-001; foe(n+1)=1.090459e+001; krok(n+1)=2.889771e-005; ng(n+1)=1.140280e+002;
n=233; farx(n+1)=5.582084e-001; foe(n+1)=1.089011e+001; krok(n+1)=7.866658e-006; ng(n+1)=1.934552e+002;
n=234; farx(n+1)=5.609388e-001; foe(n+1)=1.087563e+001; krok(n+1)=2.907853e-005; ng(n+1)=1.130792e+002;
n=235; farx(n+1)=5.566373e-001; foe(n+1)=1.086136e+001; krok(n+1)=7.884010e-006; ng(n+1)=1.922403e+002;
n=236; farx(n+1)=5.593289e-001; foe(n+1)=1.084734e+001; krok(n+1)=2.832743e-005; ng(n+1)=1.127447e+002;
n=237; farx(n+1)=5.551269e-001; foe(n+1)=1.083351e+001; krok(n+1)=7.918258e-006; ng(n+1)=1.894261e+002;
n=238; farx(n+1)=5.577977e-001; foe(n+1)=1.081984e+001; krok(n+1)=2.797908e-005; ng(n+1)=1.122966e+002;
n=239; farx(n+1)=5.536620e-001; foe(n+1)=1.080624e+001; krok(n+1)=7.918258e-006; ng(n+1)=1.879251e+002;
n=240; farx(n+1)=5.563082e-001; foe(n+1)=1.079279e+001; krok(n+1)=2.790955e-005; ng(n+1)=1.116649e+002;
n=241; farx(n+1)=5.522314e-001; foe(n+1)=1.077936e+001; krok(n+1)=7.895680e-006; ng(n+1)=1.868997e+002;
n=242; farx(n+1)=5.548454e-001; foe(n+1)=1.076598e+001; krok(n+1)=2.809223e-005; ng(n+1)=1.108379e+002;
n=243; farx(n+1)=5.508187e-001; foe(n+1)=1.075268e+001; krok(n+1)=7.866658e-006; ng(n+1)=1.861792e+002;
n=244; farx(n+1)=5.534294e-001; foe(n+1)=1.073936e+001; krok(n+1)=2.860122e-005; ng(n+1)=1.099932e+002;
n=245; farx(n+1)=5.494167e-001; foe(n+1)=1.072598e+001; krok(n+1)=7.803699e-006; ng(n+1)=1.868941e+002;
n=246; farx(n+1)=5.519803e-001; foe(n+1)=1.071263e+001; krok(n+1)=2.894239e-005; ng(n+1)=1.089957e+002;
n=247; farx(n+1)=5.480175e-001; foe(n+1)=1.069938e+001; krok(n+1)=7.784140e-006; ng(n+1)=1.860394e+002;
n=248; farx(n+1)=5.505555e-001; foe(n+1)=1.068615e+001; krok(n+1)=2.907342e-005; ng(n+1)=1.082463e+002;
n=249; farx(n+1)=5.466379e-001; foe(n+1)=1.067302e+001; krok(n+1)=7.760930e-006; ng(n+1)=1.853519e+002;
n=250; farx(n+1)=5.491586e-001; foe(n+1)=1.065991e+001; krok(n+1)=2.932016e-005; ng(n+1)=1.074841e+002;
n=251; farx(n+1)=5.452884e-001; foe(n+1)=1.064683e+001; krok(n+1)=7.698578e-006; ng(n+1)=1.851081e+002;
n=252; farx(n+1)=5.477903e-001; foe(n+1)=1.063351e+001; krok(n+1)=3.039391e-005; ng(n+1)=1.062858e+002;
n=253; farx(n+1)=5.439084e-001; foe(n+1)=1.062027e+001; krok(n+1)=7.651404e-006; ng(n+1)=1.863609e+002;
n=254; farx(n+1)=5.463742e-001; foe(n+1)=1.060710e+001; krok(n+1)=3.034095e-005; ng(n+1)=1.055720e+002;
n=255; farx(n+1)=5.425549e-001; foe(n+1)=1.059407e+001; krok(n+1)=7.640629e-006; ng(n+1)=1.849760e+002;
n=256; farx(n+1)=5.450020e-001; foe(n+1)=1.058104e+001; krok(n+1)=3.053033e-005; ng(n+1)=1.048392e+002;
n=257; farx(n+1)=5.412158e-001; foe(n+1)=1.056809e+001; krok(n+1)=7.622483e-006; ng(n+1)=1.845326e+002;
n=258; farx(n+1)=5.436368e-001; foe(n+1)=1.055525e+001; krok(n+1)=3.047298e-005; ng(n+1)=1.041893e+002;
n=259; farx(n+1)=5.399083e-001; foe(n+1)=1.054247e+001; krok(n+1)=7.599740e-006; ng(n+1)=1.834180e+002;
n=260; farx(n+1)=5.423181e-001; foe(n+1)=1.052967e+001; krok(n+1)=3.098519e-005; ng(n+1)=1.033510e+002;
n=261; farx(n+1)=5.386166e-001; foe(n+1)=1.051686e+001; krok(n+1)=7.535405e-006; ng(n+1)=1.837634e+002;
n=262; farx(n+1)=5.409947e-001; foe(n+1)=1.050387e+001; krok(n+1)=3.190024e-005; ng(n+1)=1.022202e+002;
n=263; farx(n+1)=5.373110e-001; foe(n+1)=1.049100e+001; krok(n+1)=7.488082e-006; ng(n+1)=1.841656e+002;
n=264; farx(n+1)=5.396788e-001; foe(n+1)=1.047800e+001; krok(n+1)=3.260477e-005; ng(n+1)=1.013164e+002;
n=265; farx(n+1)=5.359913e-001; foe(n+1)=1.046505e+001; krok(n+1)=7.471755e-006; ng(n+1)=1.847971e+002;
n=266; farx(n+1)=5.383190e-001; foe(n+1)=1.045242e+001; krok(n+1)=3.187963e-005; ng(n+1)=1.008725e+002;
n=267; farx(n+1)=5.347232e-001; foe(n+1)=1.043988e+001; krok(n+1)=7.486185e-006; ng(n+1)=1.820787e+002;
n=268; farx(n+1)=5.370258e-001; foe(n+1)=1.042746e+001; krok(n+1)=3.175337e-005; ng(n+1)=1.002618e+002;
n=269; farx(n+1)=5.334858e-001; foe(n+1)=1.041510e+001; krok(n+1)=7.470954e-006; ng(n+1)=1.808403e+002;
n=270; farx(n+1)=5.357591e-001; foe(n+1)=1.040278e+001; krok(n+1)=3.190024e-005; ng(n+1)=9.951062e+001;
n=271; farx(n+1)=5.322567e-001; foe(n+1)=1.039056e+001; krok(n+1)=7.471755e-006; ng(n+1)=1.799259e+002;
n=272; farx(n+1)=5.344960e-001; foe(n+1)=1.037853e+001; krok(n+1)=3.136337e-005; ng(n+1)=9.903764e+001;
n=273; farx(n+1)=5.310665e-001; foe(n+1)=1.036664e+001; krok(n+1)=7.486185e-006; ng(n+1)=1.777368e+002;
n=274; farx(n+1)=5.332885e-001; foe(n+1)=1.035486e+001; krok(n+1)=3.117913e-005; ng(n+1)=9.851504e+001;
n=275; farx(n+1)=5.299030e-001; foe(n+1)=1.034312e+001; krok(n+1)=7.482921e-006; ng(n+1)=1.766702e+002;
n=276; farx(n+1)=5.320857e-001; foe(n+1)=1.033155e+001; krok(n+1)=3.079431e-005; ng(n+1)=9.796124e+001;
n=277; farx(n+1)=5.287638e-001; foe(n+1)=1.032011e+001; krok(n+1)=7.509633e-006; ng(n+1)=1.745984e+002;
n=278; farx(n+1)=5.309266e-001; foe(n+1)=1.030888e+001; krok(n+1)=3.023762e-005; ng(n+1)=9.761363e+001;
n=279; farx(n+1)=5.276770e-001; foe(n+1)=1.029770e+001; krok(n+1)=7.488082e-006; ng(n+1)=1.728458e+002;
n=280; farx(n+1)=5.298104e-001; foe(n+1)=1.028639e+001; krok(n+1)=3.079431e-005; ng(n+1)=9.669723e+001;
n=281; farx(n+1)=5.265823e-001; foe(n+1)=1.027525e+001; krok(n+1)=7.470954e-006; ng(n+1)=1.726083e+002;
n=282; farx(n+1)=5.287157e-001; foe(n+1)=1.026412e+001; krok(n+1)=3.098519e-005; ng(n+1)=9.612906e+001;
n=283; farx(n+1)=5.255101e-001; foe(n+1)=1.025297e+001; krok(n+1)=7.426417e-006; ng(n+1)=1.726890e+002;
n=284; farx(n+1)=5.276199e-001; foe(n+1)=1.024179e+001; krok(n+1)=3.153604e-005; ng(n+1)=9.526350e+001;
n=285; farx(n+1)=5.244429e-001; foe(n+1)=1.023066e+001; krok(n+1)=7.381362e-006; ng(n+1)=1.725795e+002;
n=286; farx(n+1)=5.265433e-001; foe(n+1)=1.021940e+001; krok(n+1)=3.242569e-005; ng(n+1)=9.434903e+001;
n=287; farx(n+1)=5.233658e-001; foe(n+1)=1.020816e+001; krok(n+1)=7.336129e-006; ng(n+1)=1.734172e+002;
n=288; farx(n+1)=5.254387e-001; foe(n+1)=1.019693e+001; krok(n+1)=3.268967e-005; ng(n+1)=9.359093e+001;
n=289; farx(n+1)=5.222918e-001; foe(n+1)=1.018580e+001; krok(n+1)=7.334139e-006; ng(n+1)=1.726794e+002;
n=290; farx(n+1)=5.243502e-001; foe(n+1)=1.017483e+001; krok(n+1)=3.242569e-005; ng(n+1)=9.312330e+001;
n=291; farx(n+1)=5.212512e-001; foe(n+1)=1.016385e+001; krok(n+1)=7.316160e-006; ng(n+1)=1.715709e+002;
n=292; farx(n+1)=5.232789e-001; foe(n+1)=1.015292e+001; krok(n+1)=3.262026e-005; ng(n+1)=9.238272e+001;
n=293; farx(n+1)=5.202206e-001; foe(n+1)=1.014208e+001; krok(n+1)=7.303802e-006; ng(n+1)=1.706135e+002;
n=294; farx(n+1)=5.222289e-001; foe(n+1)=1.013126e+001; krok(n+1)=3.273007e-005; ng(n+1)=9.174490e+001;
n=295; farx(n+1)=5.192137e-001; foe(n+1)=1.012053e+001; krok(n+1)=7.265431e-006; ng(n+1)=1.698954e+002;
n=296; farx(n+1)=5.212181e-001; foe(n+1)=1.010958e+001; krok(n+1)=3.386439e-005; ng(n+1)=9.080986e+001;
n=297; farx(n+1)=5.181747e-001; foe(n+1)=1.009867e+001; krok(n+1)=7.258975e-006; ng(n+1)=1.711551e+002;
n=298; farx(n+1)=5.201242e-001; foe(n+1)=1.008820e+001; krok(n+1)=3.223481e-005; ng(n+1)=9.062755e+001;
n=299; farx(n+1)=5.172155e-001; foe(n+1)=1.007790e+001; krok(n+1)=7.265431e-006; ng(n+1)=1.667263e+002;
n=300; farx(n+1)=5.191617e-001; foe(n+1)=1.006725e+001; krok(n+1)=3.351833e-005; ng(n+1)=8.964886e+001;

figure; semilogy(farx,'b'); hold on; semilogy(foe,'r'); xlabel('Iteracje'); ylabel('Earx, Eoe'); legend('Earx','Eoe'); title('Uczenie predyktora OE');
figure; subplot(2,1,1); semilogy(krok); xlabel('Iteracje'); ylabel('Krok');
subplot(2,1,2); semilogy(ng); xlabel('Iteracje'); ylabel('Norma gradientu');
Earx=farx(n+1)
Eoe=foe(n+1)
